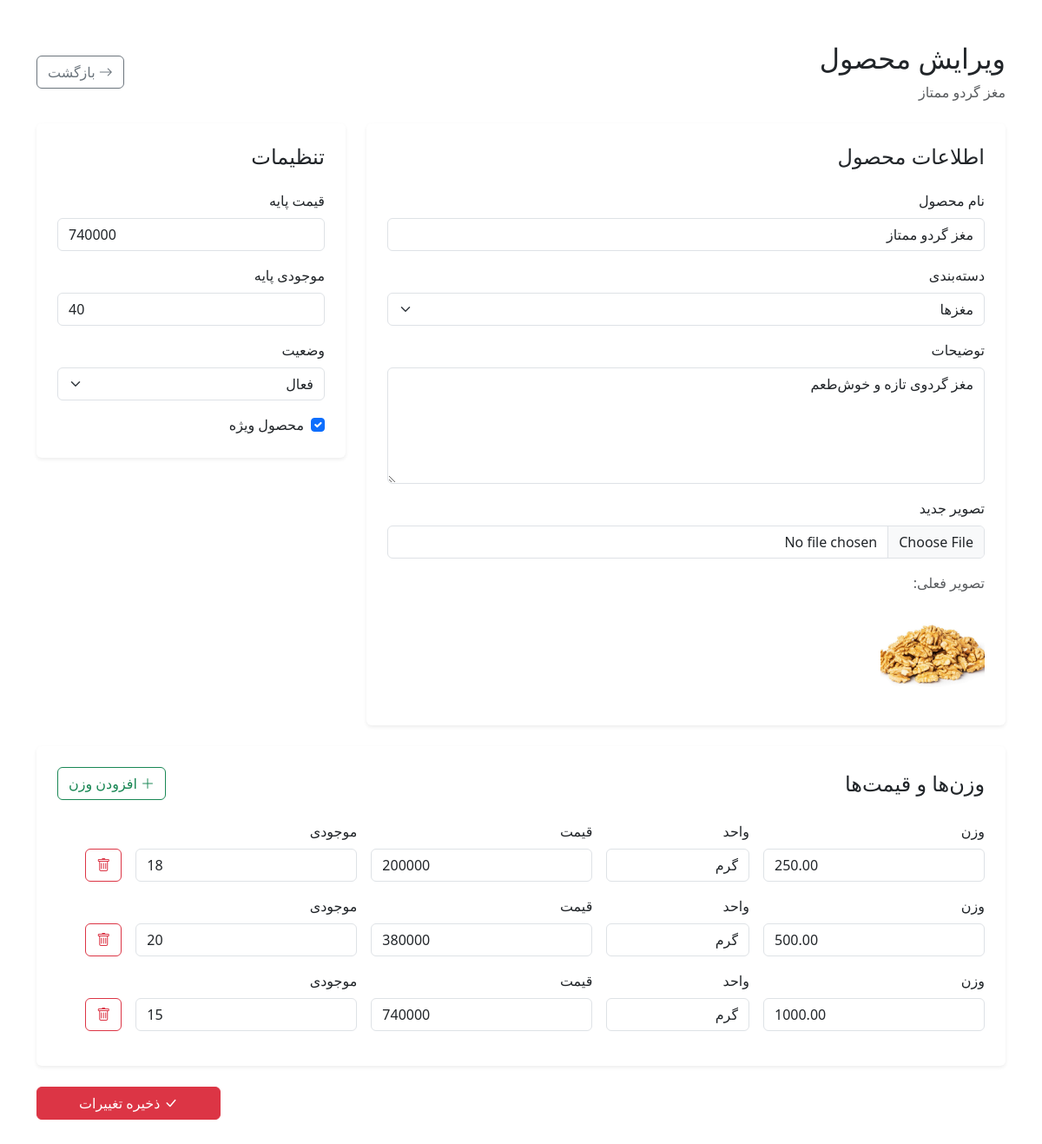
The app's page /admin/product-edit.php?id=3 (signed in) with its own data.
### tables this page shows
CREATE TABLE `products` (
  `id` int(10) UNSIGNED NOT NULL,
  `category_id` int(10) UNSIGNED NOT NULL,
  `name` varchar(200) NOT NULL,
  `slug` varchar(220) NOT NULL,
  `description` text DEFAULT NULL,
  `image` varchar(255) DEFAULT NULL,
  `price` decimal(12,0) NOT NULL DEFAULT 0,
  `stock` int(10) UNSIGNED NOT NULL DEFAULT 0,
  `status` enum('active','inactive') NOT NULL DEFAULT 'active',
  `is_featured` tinyint(1) NOT NULL DEFAULT 0,
  `created_at` timestamp NOT NULL DEFAULT current_timestamp(),
  `updated_at` timestamp NOT NULL DEFAULT current_timestamp() ON UPDATE current_timestamp()
);

CREATE TABLE `categories` (
  `id` int(10) UNSIGNED NOT NULL,
  `name` varchar(100) NOT NULL,
  `slug` varchar(120) NOT NULL,
  `description` text DEFAULT NULL,
  `image` varchar(255) DEFAULT NULL,
  `status` enum('active','inactive') NOT NULL DEFAULT 'active',
  `created_at` timestamp NOT NULL DEFAULT current_timestamp(),
  `updated_at` timestamp NOT NULL DEFAULT current_timestamp() ON UPDATE current_timestamp()
);

CREATE TABLE `product_weights` (
  `id` int(10) UNSIGNED NOT NULL,
  `product_id` int(10) UNSIGNED NOT NULL,
  `weight` decimal(8,2) NOT NULL,
  `unit` varchar(20) NOT NULL DEFAULT 'گرم',
  `price` decimal(12,0) NOT NULL DEFAULT 0,
  `stock` int(10) UNSIGNED NOT NULL DEFAULT 0,
  `status` enum('active','inactive') NOT NULL DEFAULT 'active',
  `created_at` timestamp NOT NULL DEFAULT current_timestamp(),
  `updated_at` timestamp NOT NULL DEFAULT current_timestamp() ON UPDATE current_timestamp()
);

### admin/product-edit.php (the view, shortened to what this page needs)
<?php
require_once __DIR__ . "/../includes/config.php";
$productId = (int)$_GET["id"];
$stmt = $pdo->prepare("
    SELECT *
    FROM products
    WHERE id = ?
    LIMIT 1
");
$stmt->execute([$productId]);
$product = $stmt->fetch(PDO::FETCH_ASSOC);
$stmt = $pdo->query("
    SELECT id, name
    FROM categories
    WHERE status = 'active'
    ORDER BY name ASC
");
$categories = $stmt->fetchAll(PDO::FETCH_ASSOC);
$stmt = $pdo->prepare("
    SELECT *
    FROM product_weights
    WHERE product_id = ?
    ORDER BY weight ASC
");
$stmt->execute([$productId]);
$weights = $stmt->fetchAll(PDO::FETCH_ASSOC);
?>
<!DOCTYPE html>
<html lang="fa" dir="rtl">
<head>
    <link
        rel="stylesheet"
        href="/HABIBI/assets/bootstrap/css/bootstrap.rtl.min.css"
    >
    <link
        rel="stylesheet"
        href="/HABIBI/assets/bootstrap-icons/bootstrap-icons.css"
    >
</head>
<body>
<div class="container py-5">
    <div class="d-flex justify-content-between align-items-center mb-4">
        <div>
            <h2>
                ویرایش محصول
            </h2>
            <p class="text-muted mb-0">
                <?php
                echo htmlspecialchars(
                    $product["name"],
                    ENT_QUOTES,
                    "UTF-8"
                );
                ?>
            </p>
        </div>
        <a
            href="/HABIBI/admin/products.php"
            class="btn btn-outline-secondary"
        >
            <i class="bi bi-arrow-right"></i>
            بازگشت
        </a>
    </div>
    <form
        method="POST"
        enctype="multipart/form-data"
    >
        <div class="row g-4">
            <div class="col-lg-8">
                <div class="card border-0 shadow-sm">
                    <div class="card-body p-4">
                        <h4 class="mb-4">
                            اطلاعات محصول
                        </h4>
                        <div class="mb-3">
                            <label class="form-label">
                                نام محصول
                            </label>
                            <input
                                type="text"
                                name="name"
                                class="form-control"
                                value="<?php echo htmlspecialchars($product["name"], ENT_QUOTES, "UTF-8"); ?>"
                                required
                            >
                        </div>
                        <div class="mb-3">
                            <label class="form-label">
                                دسته‌بندی
                            </label>
                            <select
                                name="category_id"
                                class="form-select"
                                required
                            >
                                <?php foreach ($categories as $category): ?>
                                    <option
                                        value="<?php echo (int)$category["id"]; ?>"
                                        <?php
                                        echo (
                                            (int)$product["category_id"] ===
                                            (int)$category["id"]
                                        )
                                            ? "selected"
                                            : "";
                                        ?>
                                    >
                                        <?php
                                        echo htmlspecialchars(
                                            $category["name"],
                                            ENT_QUOTES,
                                            "UTF-8"
                                        );
                                        ?>
                                    </option>
                                <?php endforeach; ?>
                            </select>
                        </div>
                        <div class="mb-3">
                            <label class="form-label">
                                توضیحات
                            </label>
                            <textarea
                                name="description"
                                class="form-control"
                                rows="5"
                            ><?php echo htmlspecialchars($product["description"] ?? "", ENT_QUOTES, "UTF-8"); ?></textarea>
                        </div>
                        <div class="mb-3">
                            <label class="form-label">
                                تصویر جدید
                            </label>
                            <input
                                type="file"
                                name="image"
                                class="form-control"
                                accept=".jpg,.jpeg,.png,.webp"
                            >
                        </div>
                        <?php if (!empty($product["image"])): ?>
                            <div class="mt-3">
                                <p class="text-muted mb-2">
                                    تصویر فعلی:
                                </p>
                                <img
                                    src="/HABIBI/assets/images/products/<?php echo htmlspecialchars($product["image"], ENT_QUOTES, "UTF-8"); ?>"
                                    alt=""
                                    style="
                                        width:120px;
                                        height:120px;
                                        object-fit:cover;
                                        border-radius:12px;
                                    "
                                >
                            </div>
                        <?php endif; ?>
                    </div>
                </div>
            </div>
            <div class="col-lg-4">
                <div class="card border-0 shadow-sm">
                    <div class="card-body p-4">
                        <h4 class="mb-4">
                            تنظیمات
                        </h4>
                        <div class="mb-3">
                            <label class="form-label">
                                قیمت پایه
                            </label>
                            <input
                                type="number"
                                name="price"
                                class="form-control"
                                min="0"
                                value="<?php echo (int)$product["price"]; ?>"
                            >
                        </div>
                        <div class="mb-3">
                            <label class="form-label">
                                موجودی پایه
                            </label>
                            <input
                                type="number"
                                name="stock"
                                class="form-control"
                                min="0"
                                value="<?php echo (int)$product["stock"]; ?>"
                            >
                        </div>
                        <div class="mb-3">
                            <label class="form-label">
                                وضعیت
                            </label>
                            <select
                                name="status"
                                class="form-select"
                            >
                                <option
                                    value="active"
                                    <?php echo $product["status"] === "active" ? "selected" : ""; ?>
                                >
                                    فعال
                                </option>
                            </select>
                        </div>
                        <div class="form-check">
                            <input
                                type="checkbox"
                                name="is_featured"
                                class="form-check-input"
                                id="featured"
                                <?php echo $product["is_featured"] ? "checked" : ""; ?>
                            >
                            <label
                                for="featured"
                                class="form-check-label"
                            >
                                محصول ویژه
                            </label>
                        </div>
                    </div>
                </div>
            </div>
        </div>
        <div class="card border-0 shadow-sm mt-4">
            <div class="card-body p-4">
                <div class="d-flex justify-content-between align-items-center mb-4">
                    <h4 class="mb-0">
                        وزن‌ها و قیمت‌ها
                    </h4>
                    <button
                        type="button"
                        class="btn btn-outline-success"
                        id="addWeight"
                    >
                        <i class="bi bi-plus-lg"></i>
                        افزودن وزن
                    </button>
                </div>
                <div id="weightsContainer">
                    <?php if (!empty($weights)): ?>
                        <?php foreach ($weights as $weight): ?>
                            <div class="row g-3 weight-row mb-3">
                                <div class="col-md-3">
                                    <label class="form-label">
                                        وزن
                                    </label>
                                    <input
                                        type="number"
                                        name="weight[]"
                                        class="form-control"
                                        min="0"
                                        step="0.01"
                                        value="<?php echo htmlspecialchars($weight["weight"]); ?>"
                                    >
                                </div>
                                <div class="col-md-2">
                                    <label class="form-label">
                                        واحد
                                    </label>
                                    <input
                                        type="text"
                                        name="unit[]"
                                        class="form-control"
                                        value="<?php echo htmlspecialchars($weight["unit"], ENT_QUOTES, "UTF-8"); ?>"
                                    >
                                </div>
                                <div class="col-md-3">
                                    <label class="form-label">
                                        قیمت
                                    </label>
                                    <input
                                        type="number"
                                        name="weight_price[]"
                                        class="form-control"
                                        min="0"
                                        value="<?php echo (int)$weight["price"]; ?>"
                                    >
                                </div>
                                <div class="col-md-3">
                                    <label class="form-label">
                                        موجودی
                                    </label>
                                    <input
                                        type="number"
                                        name="weight_stock[]"
                                        class="form-control"
                                        min="0"
                                        value="<?php echo (int)$weight["stock"]; ?>"
                                    >
                                </div>
                                <div class="col-md-1 d-flex align-items-end">
                                    <button
                                        type="button"
                                        class="btn btn-outline-danger remove-weight"
                                    >
                                        <i class="bi bi-trash"></i>
                                    </button>
                                </div>
                            </div>
                        <?php endforeach; ?>
                    <?php endif; ?>
                </div>
            </div>
        </div>
        <div class="mt-4 text-end">
            <button
                type="submit"
                class="btn btn-danger px-5"
            >
                <i class="bi bi-check-lg"></i>
                ذخیره تغییرات
            </button>
        </div>
    </form>
</div>
</body>
</html>

### records on screen
products: name "مغز گردو ممتاز", category_id "مغزها", description "مغز گردوی تازه و خوش‌طعم", image (picture), price "740000", stock "40", status "فعال", is_featured "☑"
product_weights: weight "250.00", unit "گرم", price "200000", stock "18"
product_weights: weight "500.00", unit "گرم", price "380000", stock "20"
product_weights: weight "1000.00", unit "گرم", price "740000", stock "15"
